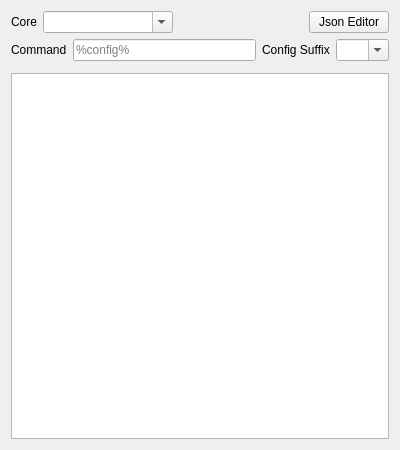
<?xml version="1.0" encoding="UTF-8"?>
<ui version="4.0">
 <class>EditCustom</class>
 <widget class="QWidget" name="EditCustom">
  <property name="geometry">
   <rect>
    <x>0</x>
    <y>0</y>
    <width>400</width>
    <height>450</height>
   </rect>
  </property>
  <property name="windowTitle">
   <string notr="true">EditCustom</string>
  </property>
  <layout class="QVBoxLayout" name="verticalLayout">
   <item>
    <layout class="QHBoxLayout" name="horizontalLayout">
     <item>
      <widget class="QLabel" name="core_l">
       <property name="sizePolicy">
        <sizepolicy hsizetype="Maximum" vsizetype="Preferred">
         <horstretch>0</horstretch>
         <verstretch>0</verstretch>
        </sizepolicy>
       </property>
       <property name="text">
        <string>Core</string>
       </property>
      </widget>
     </item>
     <item>
      <widget class="QComboBox" name="core">
       <property name="sizePolicy">
        <sizepolicy hsizetype="Expanding" vsizetype="Fixed">
         <horstretch>0</horstretch>
         <verstretch>0</verstretch>
        </sizepolicy>
       </property>
       <property name="editable">
        <bool>true</bool>
       </property>
      </widget>
     </item>
     <item>
      <spacer name="horizontalSpacer">
       <property name="orientation">
        <enum>Qt::Orientation::Horizontal</enum>
       </property>
       <property name="sizeHint" stdset="0">
        <size>
         <width>40</width>
         <height>20</height>
        </size>
       </property>
      </spacer>
     </item>
     <item>
      <widget class="QPushButton" name="as_json">
       <property name="sizePolicy">
        <sizepolicy hsizetype="Maximum" vsizetype="Fixed">
         <horstretch>0</horstretch>
         <verstretch>0</verstretch>
        </sizepolicy>
       </property>
       <property name="text">
        <string>Json Editor</string>
       </property>
      </widget>
     </item>
    </layout>
   </item>
   <item>
    <widget class="QWidget" name="w_ext1" native="true">
     <layout class="QHBoxLayout" name="horizontalLayout_2">
      <property name="leftMargin">
       <number>0</number>
      </property>
      <property name="topMargin">
       <number>0</number>
      </property>
      <property name="rightMargin">
       <number>0</number>
      </property>
      <property name="bottomMargin">
       <number>0</number>
      </property>
      <item>
       <widget class="QLabel" name="command_l">
        <property name="text">
         <string>Command</string>
        </property>
       </widget>
      </item>
      <item>
       <widget class="QLineEdit" name="command">
        <property name="placeholderText">
         <string notr="true">%config%</string>
        </property>
       </widget>
      </item>
      <item>
       <widget class="QLabel" name="config_suffix_l">
        <property name="text">
         <string>Config Suffix</string>
        </property>
       </widget>
      </item>
      <item>
       <widget class="QComboBox" name="config_suffix">
        <property name="editable">
         <bool>true</bool>
        </property>
        <item>
         <property name="text">
          <string notr="true"/>
         </property>
        </item>
        <item>
         <property name="text">
          <string notr="true">json</string>
         </property>
        </item>
        <item>
         <property name="text">
          <string notr="true">yml</string>
         </property>
        </item>
       </widget>
      </item>
     </layout>
    </widget>
   </item>
   <item>
    <widget class="QWidget" name="w_ext2" native="true">
     <layout class="QHBoxLayout" name="horizontalLayout_3">
      <property name="leftMargin">
       <number>0</number>
      </property>
      <property name="topMargin">
       <number>0</number>
      </property>
      <property name="rightMargin">
       <number>0</number>
      </property>
      <property name="bottomMargin">
       <number>0</number>
      </property>
     </layout>
    </widget>
   </item>
   <item>
    <widget class="QPlainTextEdit" name="config_simple">
     <property name="minimumSize">
      <size>
       <width>0</width>
       <height>300</height>
      </size>
     </property>
    </widget>
   </item>
  </layout>
 </widget>
 <tabstops>
  <tabstop>core</tabstop>
  <tabstop>as_json</tabstop>
  <tabstop>command</tabstop>
  <tabstop>config_suffix</tabstop>
  <tabstop>config_simple</tabstop>
 </tabstops>
 <resources/>
 <connections/>
</ui>
